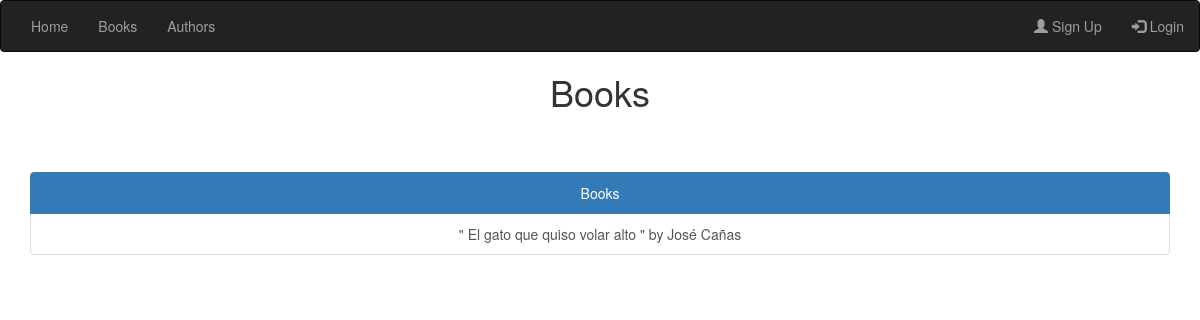
Before: /all_books/ with the older database file.
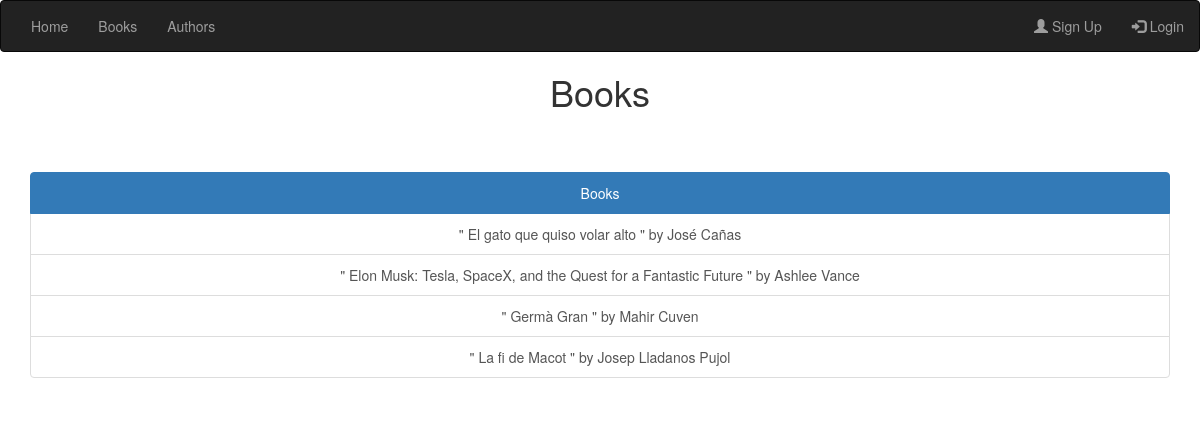
After: the same page with the newer database file.
### catalog/models.py (models this page shows, shortened)
class Book (models.Model):
    title = models.CharField(max_length=128, help_text="Write the title of the book")
    author = models.ForeignKey(Author, on_delete=models.SET_DEFAULT, default=1)
    summary = models.TextField(max_length=500, help_text="Write a brief summary of the book")
    isbn = models.CharField('ISBN', max_length=13, help_text="Write ISBN, 13 Characters")
    genre = models.ManyToManyField(Genre, help_text="Choose the genre")
    language = models.ManyToManyField(Language, help_text="Choose the language")
    date_published = models.DateField(null=True)
    picture = models.ImageField(default="default.png", null=False)
    user = models.ForeignKey(User, default=1, on_delete=models.CASCADE)

class Author(models.Model):
    first_name = models.CharField(max_length=32)
    second_name = models.CharField(max_length=32)
    native_language = models.ForeignKey(Language, on_delete=models.SET_NULL, null=True,
                                           help_text="Choose a language")
    user = models.ForeignKey(User, default=1, on_delete=models.CASCADE)
    def __str__(self):
        return '%s  %s' % (self.first_name, self.second_name)

### catalog/views.py (the view)
# urls.py: path('all_books/', views.libros, name='all_books'),
def libros(request):
    book = Book.objects.all().order_by('title')
    return render(request, 'nav/Libros.html', context={'book': book})

### templates/nav/Libros.html (shortened to what this page needs)
{% extends 'generic.html' %}
{% block content %}
     <h1 align="center" style="margin-bottom: 5%">Books</h1>
        <span vocab="http://schema.org/" typeof="Listitem">
            <div class="container" >
                <div class="list-group" align="center">
                 <a href="#" class="list-group-item active">Books</a>
                    {% for i in book %}
                    <a property="item" typeOf="Book" href="{% url 'book_detail' i.pk %}" class="list-group-item"><span property="name">" {{ i.title }} " by {{ i.author }}</span></a>
                    {% endfor %}
                </div>
            </div>
        </span>
{% endblock %}

Changed rows visible on the page:
added Book: title "Elon Musk: Tesla, SpaceX, and the Quest for a Fantastic Future", author "Ashlee Vance"
added Book: title "Germà Gran", author "Mahir Cuven"
added Book: title "La fi de Macot", author "Josep Lladanos Pujol"
